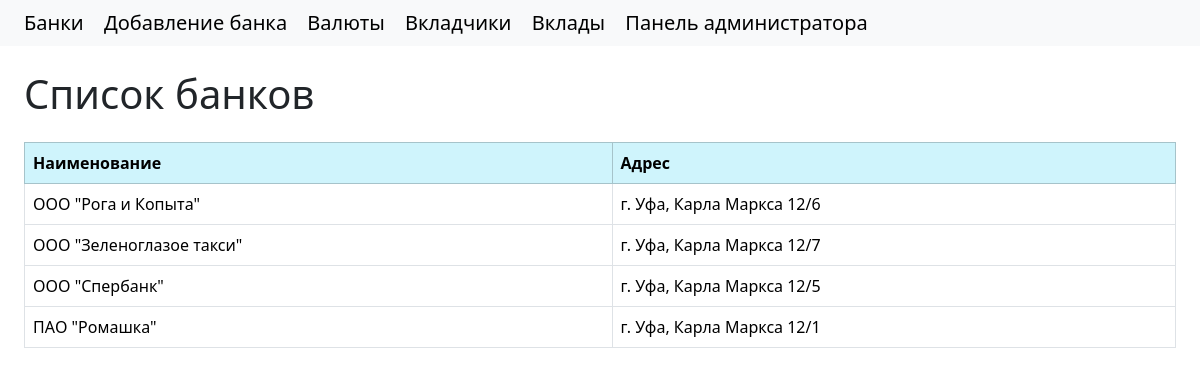
The page / on the database its author committed.
### core/models.py (models this page shows, shortened)
class Bank(models.Model):
    name = models.CharField('Наименование', max_length=100, unique=True)
    address = models.CharField('Адрес', max_length=200)
    class Meta:
        verbose_name = 'Банк'
        verbose_name_plural = 'Банки'

### core/views.py (the view)
# urls.py: path('', views.renderBanks),
def renderBanks(request):
    banks = models.Bank.objects.all()
    return render(request, 'core/index.html', {'banks': banks, 'title': 'Список банков'})

### core/templates/core/index.html (shortened to what this page needs)
<!DOCTYPE html>
<html lang="en">
<head>
    <link href="https://cdn.jsdelivr.net/npm/bootstrap@5.3.3/dist/css/bootstrap.min.css" rel="stylesheet"
>
</head>
<body>
<nav class="navbar navbar-expand-lg bg-body-tertiary">
    <div class="mx-4">
        <a class="navbar-brand" href="/">Банки</a>
        <a class="navbar-brand" href="#">Добавление банка</a>
        <a class="navbar-brand" href="currency/">Валюты</a>
        <a class="navbar-brand" href="depositors/">Вкладчики</a>
        <a class="navbar-brand" href="deposits/">Вклады</a>
        <a class="navbar-brand" href="#">Панель администратора</a>
    </div>
</nav>
<div class="m-4">
    <h1 class="mb-4">{{ title }}</h1>
    <table class="table table-bordered">
        <thead class="table-info">
        <tr>
            <th scope="col">Наименование</th>
            <th scope="col">Адрес</th>
        </tr>
        </thead>
        <tbody>
        {% for item in banks %}
        <tr>
            <td>{{ item.name }}</td>
            <td>{{ item.address }}</td>
        </tr>
        {% endfor %}
        </tbody>
    </table>
</div>
</body>
</html>

### rows shown on the page
Bank: name "ООО \"Рога и Копыта\"", address "г. Уфа, Карла Маркса 12/6"
Bank: name "ООО \"Зеленоглазое такси\"", address "г. Уфа, Карла Маркса 12/7"
Bank: name "ООО \"Спербанк\"", address "г. Уфа, Карла Маркса 12/5"
Bank: name "ПАО \"Ромашка\"", address "г. Уфа, Карла Маркса 12/1"

### other values the page prints
{{ title }} "Список банков"
